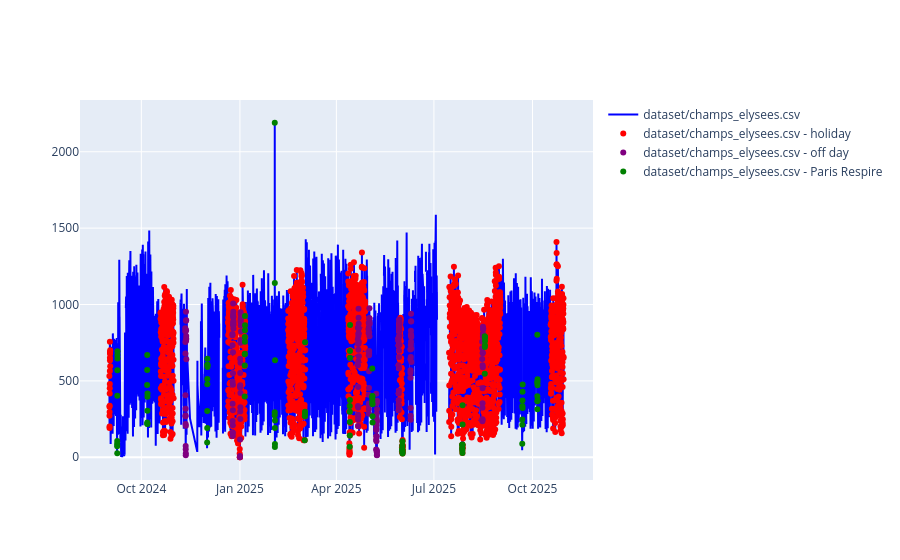

The notebook cell this image was saved under:
### Markdown cell above
## XGBoost Model

### Code cell
fig = go.Figure()
file = "dataset/champs_elysees.csv"
df = pd.read_csv(file, parse_dates=["Date et heure de comptage"], sep=";")
df = add_off_days_columns(df)
df = add_paris_respire_column(df, paris_respire)
df = df.sort_values(by="Date et heure de comptage")
# plot full series in blue
fig.add_trace(
    go.Scatter(
        x=df["Date et heure de comptage"],
        y=df["Débit horaire"],
        mode="lines",
        name=file,
        line=dict(color="blue"),
        hovertemplate="%{x}<br>Débit horaire: %{y}<extra></extra>",
    )
)

# overlay holiday points in red
holidays = df[df["is_holiday"] == 1]
fig.add_trace(
    go.Scatter(
        x=holidays["Date et heure de comptage"],
        y=holidays["Débit horaire"],
        mode="markers",
        name=f"{file} - holiday",
        marker=dict(color="red", size=6),
        hovertemplate="%{x}<br>Débit horaire: %{y}<extra></extra>",
    )
)
off_days = df[df["is_off_day"] == 1]
fig.add_trace(
    go.Scatter(
        x=off_days["Date et heure de comptage"],
        y=off_days["Débit horaire"],
        mode="markers",
        name=f"{file} - off day",
        marker=dict(color="purple", size=6),
        hovertemplate="%{x}<br>Débit horaire: %{y}<extra></extra>",
    )
)
paris_respire_days = df[df["is_paris_respire"] == 1]
fig.add_trace(
    go.Scatter(
        x=paris_respire_days["Date et heure de comptage"],
        y=paris_respire_days["Débit horaire"],
        mode="markers",
        name=f"{file} - Paris Respire",
        marker=dict(color="green", size=6),
        hovertemplate="%{x}<br>Débit horaire: %{y}<extra></extra>",
    )
)

### Figure 1 — Plotly figure (JSON) as saved in the notebook; plotly's stock layout.template omitted (floating-point values rounded to 4 significant figures; data arrays with more than 128 entries replaced by an {"elided": "..."} marker saying what was removed)
{"data": [{"hovertemplate": "%{x}<br>Débit horaire: %{y}<extra></extra>", "line": {"color": "blue"}, "mode": "lines", "name": "dataset/champs_elysees.csv", "type": "scatter", "x": {"elided": "9266 str values"}, "y": {"elided": "9266 float values"}}, {"hovertemplate": "%{x}<br>Débit horaire: %{y}<extra></extra>", "marker": {"color": "red", "size": 6}, "mode": "markers", "name": "dataset/champs_elysees.csv - holiday", "type": "scatter", "x": {"elided": "3043 str values"}, "y": {"elided": "3043 float values"}}, {"hovertemplate": "%{x}<br>Débit horaire: %{y}<extra></extra>", "marker": {"color": "purple", "size": 6}, "mode": "markers", "name": "dataset/champs_elysees.csv - off day", "type": "scatter", "x": {"elided": "240 str values"}, "y": {"elided": "240 float values"}}, {"hovertemplate": "%{x}<br>Débit horaire: %{y}<extra></extra>", "marker": {"color": "green", "size": 6}, "mode": "markers", "name": "dataset/champs_elysees.csv - Paris Respire", "type": "scatter", "x": ["2024-09-08T10:00:00+02:00", "2024-09-08T11:00:00+02:00", "2024-09-08T12:00:00+02:00", "2024-09-08T13:00:00+02:00", "2024-09-08T14:00:00+02:00", "2024-09-08T15:00:00+02:00", "2024-09-08T16:00:00+02:00", "2024-09-08T17:00:00+02:00", "2024-09-08T18:00:00+02:00", "2024-10-06T10:00:00+02:00", "2024-10-06T11:00:00+02:00", "2024-10-06T12:00:00+02:00", "2024-10-06T13:00:00+02:00", "2024-10-06T14:00:00+02:00", "2024-10-06T15:00:00+02:00", "2024-10-06T16:00:00+02:00", "2024-10-06T17:00:00+02:00", "2024-10-06T18:00:00+02:00", "2024-12-01T10:00:00+01:00", "2024-12-01T11:00:00+01:00", "2024-12-01T12:00:00+01:00", "2024-12-01T13:00:00+01:00", "2024-12-01T14:00:00+01:00", "2024-12-01T15:00:00+01:00", "2024-12-01T16:00:00+01:00", "2024-12-01T17:00:00+01:00", "2024-12-01T18:00:00+01:00", "2025-01-05T10:00:00+01:00", "2025-01-05T11:00:00+01:00", "2025-01-05T12:00:00+01:00", "2025-01-05T13:00:00+01:00", "2025-01-05T14:00:00+01:00", "2025-01-05T15:00:00+01:00", "2025-01-05T16:00:00+01:00", "2025-01-05T17:00:00+01:00", "2025-01-05T18:00:00+01:00", "2025-02-02T10:00:00+01:00", "2025-02-02T11:00:00+01:00", "2025-02-02T12:00:00+01:00", "2025-02-02T13:00:00+01:00", "2025-02-02T14:00:00+01:00", "2025-02-02T15:00:00+01:00", "2025-02-02T16:00:00+01:00", "2025-02-02T17:00:00+01:00", "2025-02-02T18:00:00+01:00", "2025-03-02T10:00:00+01:00", "2025-03-02T11:00:00+01:00", "2025-03-02T12:00:00+01:00", "2025-03-02T13:00:00+01:00", "2025-03-02T14:00:00+01:00", "2025-03-02T15:00:00+01:00", "2025-03-02T16:00:00+01:00", "2025-03-02T17:00:00+01:00", "2025-03-02T18:00:00+01:00", "2025-04-13T10:00:00+02:00", "2025-04-13T11:00:00+02:00", "2025-04-13T12:00:00+02:00", "2025-04-13T13:00:00+02:00", "2025-04-13T14:00:00+02:00", "2025-04-13T15:00:00+02:00", "2025-04-13T16:00:00+02:00", "2025-04-13T17:00:00+02:00", "2025-04-13T18:00:00+02:00", "2025-05-04T10:00:00+02:00", "2025-05-04T11:00:00+02:00", "2025-05-04T12:00:00+02:00", "2025-05-04T13:00:00+02:00", "2025-05-04T14:00:00+02:00", "2025-05-04T15:00:00+02:00", "2025-05-04T16:00:00+02:00", "2025-05-04T17:00:00+02:00", "2025-05-04T18:00:00+02:00", "2025-06-01T10:00:00+02:00", "2025-06-01T11:00:00+02:00", "2025-06-01T12:00:00+02:00", "2025-06-01T13:00:00+02:00", "2025-06-01T14:00:00+02:00", "2025-06-01T15:00:00+02:00", "2025-06-01T16:00:00+02:00", "2025-06-01T17:00:00+02:00", "2025-06-01T18:00:00+02:00", "2025-07-27T10:00:00+02:00", "2025-07-27T11:00:00+02:00", "2025-07-27T12:00:00+02:00", "2025-07-27T13:00:00+02:00", "2025-07-27T14:00:00+02:00", "2025-07-27T15:00:00+02:00", "2025-07-27T16:00:00+02:00", "2025-07-27T17:00:00+02:00", "2025-07-27T18:00:00+02:00", "2025-08-17T10:00:00+02:00", "2025-08-17T11:00:00+02:00", "2025-08-17T12:00:00+02:00", "2025-08-17T13:00:00+02:00", "2025-08-17T14:00:00+02:00", "2025-08-17T15:00:00+02:00", "2025-08-17T16:00:00+02:00", "2025-08-17T17:00:00+02:00", "2025-08-17T18:00:00+02:00", "2025-09-21T10:00:00+02:00", "2025-09-21T11:00:00+02:00", "2025-09-21T12:00:00+02:00", "2025-09-21T13:00:00+02:00", "2025-09-21T14:00:00+02:00", "2025-09-21T15:00:00+02:00", "2025-09-21T16:00:00+02:00", "2025-09-21T17:00:00+02:00", "2025-09-21T18:00:00+02:00", "2025-10-05T10:00:00+02:00", "2025-10-05T11:00:00+02:00", "2025-10-05T12:00:00+02:00", "2025-10-05T13:00:00+02:00", "2025-10-05T14:00:00+02:00", "2025-10-05T15:00:00+02:00", "2025-10-05T16:00:00+02:00", "2025-10-05T17:00:00+02:00", "2025-10-05T18:00:00+02:00"], "y": [86.0, 72.0, 107.0, 27.0, 403.0, 570.0, 669.0, 694.0, 646.0, 473.0, 571.0, 669.0, 227.0, 218.0, 220.0, 305.0, 396.0, 418.0, 96.0, 191.0, 303.0, 478.0, 513.0, 607.0, 645.0, 591.0, 603.0, 398.0, 601.0, 675.0, 788.0, 678.0, 756.0, 831.0, 924.0, 864.0, 275.0, 294.0, 2190.0, 1141.0, 191.0, 67.0, 87.0, 240.0, 635.0, NaN, 111.0, NaN, NaN, 268.0, 273.0, 284.0, 298.0, 753.0, 68.0, 336.0, 298.0, 142.0, 231.0, 375.0, 652.0, 696.0, 866.0, 389.0, 581.0, 356.0, 372.0, 400.0, 401.0, 347.0, 268.0, 227.0, 51.0, 47.0, 50.0, 79.0, 67.0, 104.0, 32.0, 41.0, 24.0, 81.0, 58.0, 44.0, 84.0, 61.0, 28.0, 80.0, 340.0, 214.0, 546.0, 792.0, NaN, 721.0, 784.0, 734.0, 761.0, 787.0, NaN, 89.0, 247.0, 213.0, 336.0, NaN, 372.0, 429.0, 323.0, 477.0, 488.0, 802.0, 399.0, 367.0, 315.0, 494.0, 472.0, 510.0, 371.0]}], "layout": {}}
